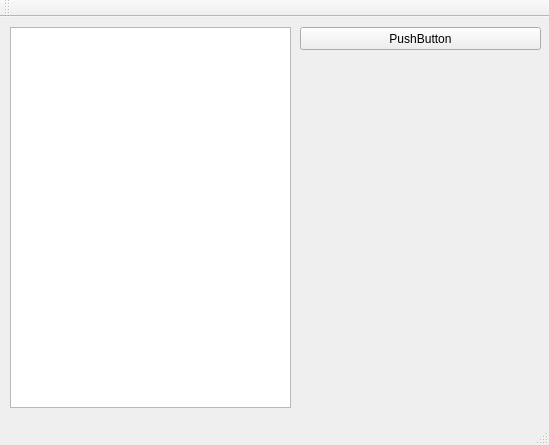
<?xml version="1.0" encoding="UTF-8"?>
<ui version="4.0">
 <class>MainWindow</class>
 <widget class="QMainWindow" name="MainWindow">
  <property name="geometry">
   <rect>
    <x>0</x>
    <y>0</y>
    <width>549</width>
    <height>445</height>
   </rect>
  </property>
  <property name="windowTitle">
   <string>MainWindow</string>
  </property>
  <widget class="QWidget" name="centralWidget">
   <widget class="QPushButton" name="pushButton">
    <property name="geometry">
     <rect>
      <x>300</x>
      <y>10</y>
      <width>241</width>
      <height>23</height>
     </rect>
    </property>
    <property name="text">
     <string>PushButton</string>
    </property>
   </widget>
   <widget class="QTextEdit" name="textEdit">
    <property name="geometry">
     <rect>
      <x>10</x>
      <y>10</y>
      <width>281</width>
      <height>381</height>
     </rect>
    </property>
   </widget>
  </widget>
  <widget class="QMenuBar" name="menuBar">
   <property name="geometry">
    <rect>
     <x>0</x>
     <y>0</y>
     <width>549</width>
     <height>21</height>
    </rect>
   </property>
  </widget>
  <widget class="QToolBar" name="mainToolBar">
   <attribute name="toolBarArea">
    <enum>TopToolBarArea</enum>
   </attribute>
   <attribute name="toolBarBreak">
    <bool>false</bool>
   </attribute>
  </widget>
  <widget class="QStatusBar" name="statusBar"/>
 </widget>
 <layoutdefault spacing="6" margin="11"/>
 <resources/>
 <connections/>
</ui>
